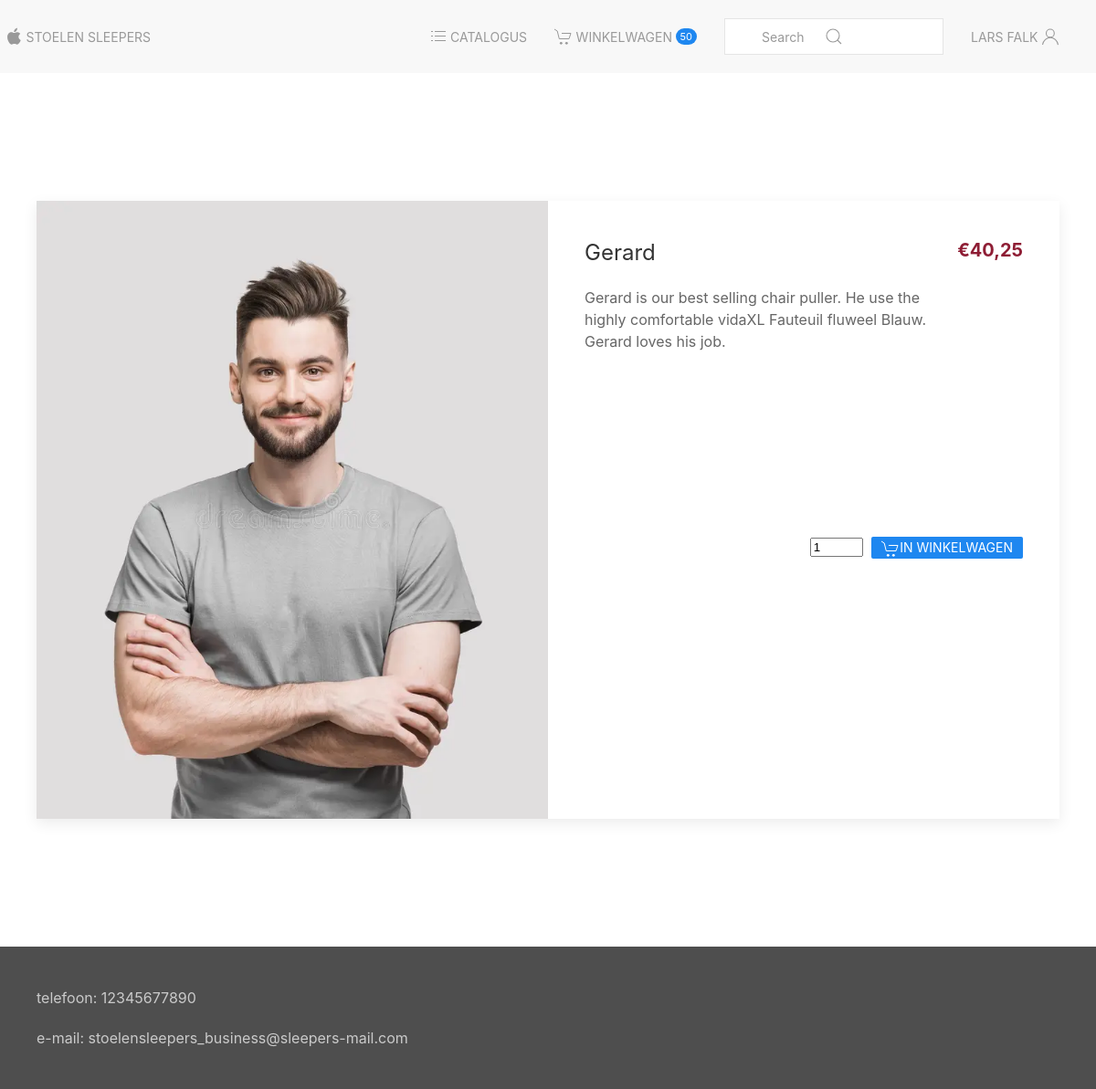
The page /dev/product.php?product_id=5 (signed in) on the database its author committed.
### tables this page shows
CREATE TABLE `products` (
  `ID` int(255) NOT NULL,
  `name` varchar(50) NOT NULL,
  `description` varchar(250) NOT NULL,
  `price` float NOT NULL,
  `image` varchar(50) NOT NULL,
  `categorie_id` int(255) NOT NULL
);

### dev/src/database/Database.class.php (called while the page is built, shortened)
<?php
class Database extends PDO
{
    public function runSql(string $sql, array $params = []): array
    {
        $query = $this->prepare($sql);
        $query->execute($params);
        return $query->fetchAll(PDO::FETCH_ASSOC);
    }
}

### dev/src/helpers/price.helper.php (called while the page is built, shortened)
<?php
class PriceHelper
{
    public function parseFloatToPrice(float $float): string
    {
        $stringFloat = (string) $float;
        $stringFloat = str_replace(".", ",", $stringFloat);
        $decimals = preg_split("/,/", $stringFloat);
        $decimals = (string) $decimals[1];
        return $stringFloat;
    }
}

### dev/product.php (the view, shortened to what this page needs)
<?php
include_once("./src/database/Database.class.php");
include_once("./src/helpers/price.helper.php");
$PriceHelper = new PriceHelper();
try {
    $dbconn = new Database();
    $productId = $_GET["product_id"];
    $sql = "SELECT * FROM products WHERE ID = :id";
    $recset = $dbconn->runSql($sql, [':id' => $productId]);
    if (empty($recset)) {
        $recset = $dbconn->runSql($sql, [':id' => 1])[0];
    } else {
        $recset = $recset[0];
    }
} catch (PDOException $e) {
    echo ("connection failed: " . $e->getMessage());
}
include_once("template/head.inc.php");
?>
<main>
    <div class="uk-container">
        <div class="uk-flex uk-flex-center uk-flex-wrap uk-flex-wrap-around">
            <div class="uk-flex-column">
                <div class="uk-flex-row@xl">
                    <div class="uk-card uk-card-default uk-grid-collapse uk-child-width-1-2@s uk-margin" uk-grid>
                        <section class="uk-width-1-2 uk-card-media-left">
                            <img src="<?= $recset["image"] ?>" class="" alt="" title="" />
                        </section>
                        <div>
                            <div class="uk-card-body">
                                <div class="uk-flex">
                                    <div class="uk-flex-row">
                                        <h2 class="uk-card-title"><?= $recset["name"] ?></h2>
                                        <p><?= $recset["description"] ?></p>
                                    </div>
                                    <div class="uk-flex-row">
                                        <div class="uk-flex-column">
                                            <h4 class="price-text">
                                                &euro;<?= $PriceHelper->parseFloatToPrice($recset["price"]) ?></h4>
                                        </div>
                                    </div>
                                </div>
                            </div>
                            <div class="uk-column-1-1 uk-margin-xlarge-top">
                                <div class="uk-container uk-margin-medium-right">
                                    <div class="uk-flex uk-flex-right">
                                        <form class="uk-margin-large" name="cart"
                                            action="src/formHandlers/toCart.handler.php" method="POST">
                                            <div uk-form-custom="target: true">
                                                <input name="amount" type="number"
                                                    class="uk-form-width-xsmall uk-margin-xsmall-right" value="1"
                                                    min="1" max="50" required
                                                    oninput="enableToCartIfProductAmountGood()">
                                                <button name="toCart" type="submit"
                                                    class="uk-label uk-button uk-button-primary"><span
                                                        uk-icon="icon: cart"></span>in Winkelwagen</button>
                                            </div>
                                        </form>
                                    </div>
                                </div>
                            </div>
                        </div>
                    </div>
                </div>
            </div>
        </div>
    </div>
</main>
<?php
include_once("template/foot.inc.php");

### rows shown on the page
products: image (picture), name "Gerard", description "Gerard is our best selling chair puller. He use the highly comfortable vidaXL Fauteuil fluweel Blauw. Gerard loves his job.", price "40,25"

### other values the page prints
$CartHelper->getCartSize() "50"
$login->getUser()["first_name"] "LARS"
$login->getUser()["last_name"] "FALK"
